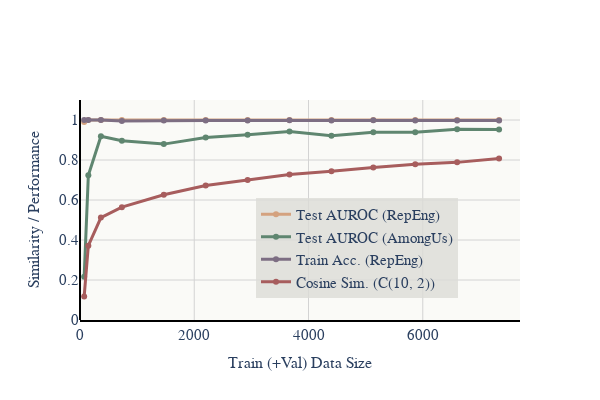

Here is the notebook cell this chart was saved with:
### Code cell
data_size = len(train_loader.dataset)
# datapoints = [int(data_size * k) for k in ks]
# now the number of datapoints also includes the validation set
datapoints = [int(data_size * k * (1.5)) for k in ks]

# plot test auroc, train accuracy, and average cosine similarity vs k in different colors on the same plot
fig = go.Figure()
colors = ['#D4A27F', '#5F8670', '#7D6E83', '#A75D5D', '#3F4E4F', '#6D8B74', '#BDCDD6', '#4F709C', '#9E7676', '#6C3428']
fig.add_trace(go.Scatter(x=datapoints, y=test_aurocs, mode='lines+markers', name='Test AUROC (RepEng)', 
                         line=dict(color=colors[0], width=3)))
fig.add_trace(go.Scatter(x=datapoints, y=amongus_aurocs, mode='lines+markers', name='Test AUROC (AmongUs)', 
                         line=dict(color=colors[1], width=3)))
fig.add_trace(go.Scatter(x=datapoints, y=train_accuracies, mode='lines+markers', name='Train Acc. (RepEng)', 
                         line=dict(color=colors[2], width=3)))
fig.add_trace(go.Scatter(x=datapoints, y=average_cosine_similarities, mode='lines+markers', name='Cosine Sim. (C(10, 2))', 
                         line=dict(color=colors[3], width=3)))
fig.update_xaxes(title='Train (+Val) Data Size', title_font=dict(family="Computer Modern", size=16))
fig.update_yaxes(title='Similarity / Performance', title_font=dict(family="Computer Modern", size=16))
fig.update_layout(template='plotly_white')
fig.update_layout(
    template='plotly_white', 
    font=dict(family="Computer Modern", size=14), 
    xaxis=dict(
        gridcolor='lightgray', 
        zeroline=True, 
        zerolinecolor='black', 
        showline=True, 
        linewidth=2, 
        linecolor='black', 
    ), 
    yaxis=dict(
        gridcolor='lightgray', 
        zeroline=True,
        zerolinecolor='black',
        zerolinewidth=2,
        showline=False, 
        linewidth=2, 
        linecolor='black',
    ),
    plot_bgcolor='#fafaf7'
)
fig.update_layout(width=600, height=400)
fig.update_layout(legend=dict(x=0.4, y=0.1, font=dict(family="Computer Modern", size=15), bgcolor='rgba(220, 220, 215, 0.8)'))
fig.update_layout(font=dict(family="Computer Modern", size=15))
fig.update_yaxes(range=[0, 1.1])
fig.update_xaxes(range=[0, max(datapoints) * 1.05])  # Ensure x-axis starts at 0
fig.update_xaxes(tickfont=dict(family="Computer Modern", size=15))
fig.update_yaxes(tickfont=dict(family="Computer Modern", size=15))
fig.show()

### Figure 1 — Plotly figure (JSON) as saved in the notebook; plotly's stock layout.template omitted (floating-point values rounded to 4 significant figures)
{"data": [{"line": {"color": "#D4A27F", "width": 3}, "mode": "lines+markers", "name": "Test AUROC (RepEng)", "type": "scatter", "x": [73, 146, 366, 733, 1467, 2200, 2934, 3667, 4401, 5134, 5868, 6601, 7335], "y": [0.9903, 1, 1, 1, 1, 1, 1, 1, 1, 1, 1, 1, 1, 0.9922, 1, 1, 1, 1, 1, 1, 1, 1, 1, 1, 1, 1]}, {"line": {"color": "#5F8670", "width": 3}, "mode": "lines+markers", "name": "Test AUROC (AmongUs)", "type": "scatter", "x": [73, 146, 366, 733, 1467, 2200, 2934, 3667, 4401, 5134, 5868, 6601, 7335], "y": [0.2162, 0.7232, 0.919, 0.8963, 0.8794, 0.9121, 0.9268, 0.9421, 0.9213, 0.9389, 0.9386, 0.9532, 0.9523, 0.5046, 0.7232, 0.919, 0.8963, 0.8794, 0.9121, 0.9268, 0.9421, 0.9213, 0.9389, 0.9386, 0.9532, 0.9523]}, {"line": {"color": "#7D6E83", "width": 3}, "mode": "lines+markers", "name": "Train Acc. (RepEng)", "type": "scatter", "x": [73, 146, 366, 733, 1467, 2200, 2934, 3667, 4401, 5134, 5868, 6601, 7335], "y": [1, 1, 1, 0.9944, 0.998, 0.9979, 0.9974, 0.9983, 0.9972, 0.9982, 0.9976, 0.9979, 0.9978, 1, 1, 1, 0.9944, 0.998, 0.9979, 0.9974, 0.9983, 0.9972, 0.9982, 0.9976, 0.9979, 0.9978]}, {"line": {"color": "#A75D5D", "width": 3}, "mode": "lines+markers", "name": "Cosine Sim. (C(10, 2))", "type": "scatter", "x": [73, 146, 366, 733, 1467, 2200, 2934, 3667, 4401, 5134, 5868, 6601, 7335], "y": [0.118, 0.3717, 0.5119, 0.5642, 0.6266, 0.6723, 0.6995, 0.7275, 0.7436, 0.763, 0.7784, 0.7881, 0.8077, 0.2346, 0.3717, 0.5119, 0.5642, 0.6266, 0.6723, 0.6995, 0.7275, 0.7436, 0.763, 0.7784, 0.7881, 0.8077]}], "layout": {"font": {"family": "Computer Modern", "size": 15}, "height": 400, "legend": {"bgcolor": "rgba(220, 220, 215, 0.8)", "font": {"family": "Computer Modern", "size": 15}, "x": 0.4, "y": 0.1}, "plot_bgcolor": "#fafaf7", "width": 600, "xaxis": {"gridcolor": "lightgray", "linecolor": "black", "linewidth": 2, "range": [0, 7702.0], "showline": true, "tickfont": {"family": "Computer Modern", "size": 15}, "title": {"font": {"family": "Computer Modern", "size": 16}, "text": "Train (+Val) Data Size"}, "zeroline": true, "zerolinecolor": "black"}, "yaxis": {"gridcolor": "lightgray", "linecolor": "black", "linewidth": 2, "range": [0, 1.1], "showline": false, "tickfont": {"family": "Computer Modern", "size": 15}, "title": {"font": {"family": "Computer Modern", "size": 16}, "text": "Similarity / Performance"}, "zeroline": true, "zerolinecolor": "black", "zerolinewidth": 2}}}
